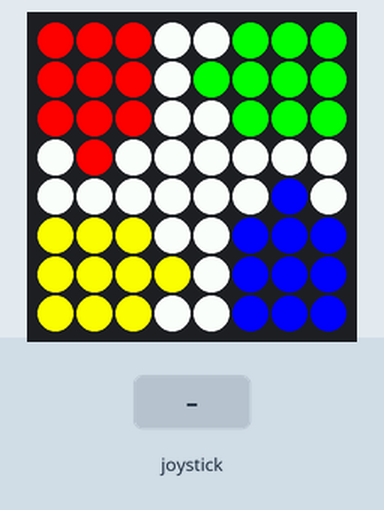
This program was run on a simulated Raspberry Pi (BCM pin numbers) with a Sense HAT. Shown: the Sense HAT's 8×8 RGB LED matrix. The inputs (shaded band) are chosen by the test bench. Random numbers come from a fixed seed; what the program prints to the terminal is not drawn.

Above: at 1.2 s.
1.3 s: joystick pushed up
At 3.3 s:
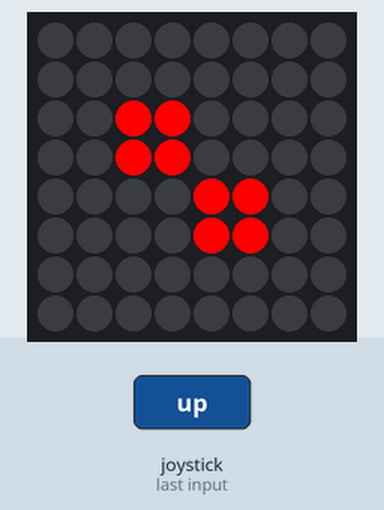
3.8 s: joystick pushed down
At 5.2 s:
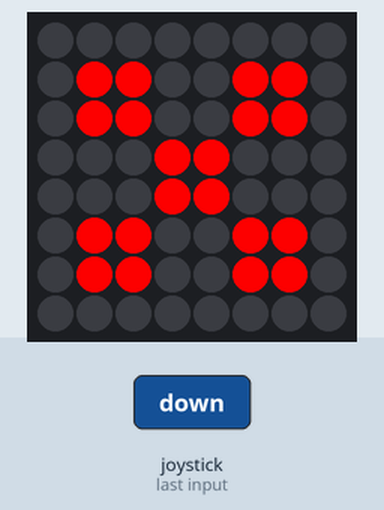
6.3 s: joystick pushed left
At 8.3 s:
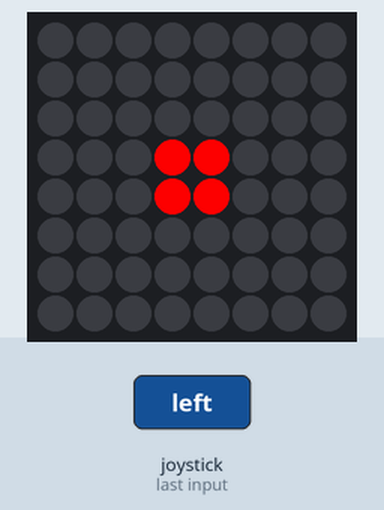
8.8 s: joystick pushed right
At 10.2 s:
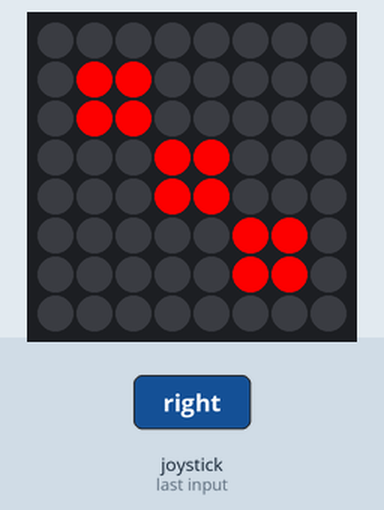
11.3 s: joystick clicked
At 11.67 s:
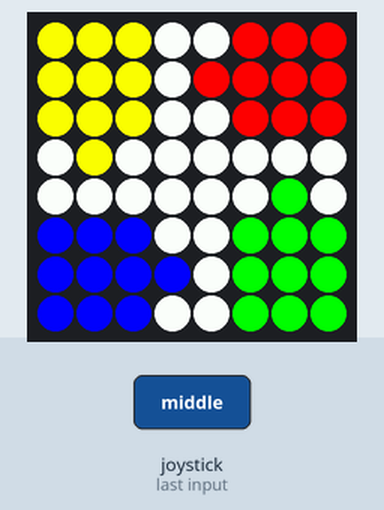
13.8 s: joystick pushed up
At 15.2 s:
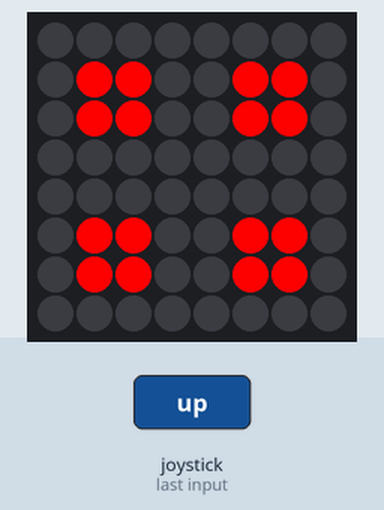
Timing chart, 0 to 16.8 s (numbered marks = the images above; inputs shaded):
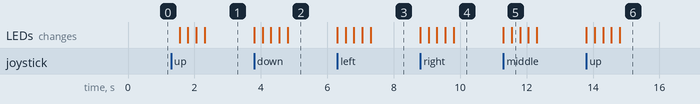

The program:

Dice_Roll_Joystick.py
```python
from sense_hat import SenseHat
import time
import random

sense = SenseHat()

def base_r():
    r = [255,0,0]
    g = [0,255,0]
    b = [0,0,255]
    y = [255,255,0]
    w = [255,255,255]
    image = [
            r,r,r,w,w,g,g,g,
            r,r,r,w,g,g,g,g,
            r,r,r,w,w,g,g,g,
            w,r,w,w,w,w,w,w,
            w,w,w,w,w,w,b,w,
            y,y,y,w,w,b,b,b,
            y,y,y,y,w,b,b,b,
            y,y,y,w,w,b,b,b
            ]
    sense.set_pixels(image)

def base_y():
    r = [255,0,0]
    g = [0,255,0]
    b = [0,0,255]
    y = [255,255,0]
    w = [255,255,255]
    image = [
            y,y,y,w,w,r,r,r,
            y,y,y,w,r,r,r,r,
            y,y,y,w,w,r,r,r,
            w,y,w,w,w,w,w,w,
            w,w,w,w,w,w,g,w,
            b,b,b,w,w,g,g,g,
            b,b,b,b,w,g,g,g,
            b,b,b,w,w,g,g,g
            ]
    sense.set_pixels(image)

def base_b():
    r = [255,0,0]
    g = [0,255,0]
    b = [0,0,255]
    y = [255,255,0]
    w = [255,255,255]
    image = [
            b,b,b,w,w,y,y,y,
            b,b,b,w,y,y,y,y,
            b,b,b,w,w,y,y,y,
            w,b,w,w,w,w,w,w,
            w,w,w,w,w,w,r,w,
            g,g,g,w,w,r,r,r,
            g,g,g,g,w,r,r,r,
            g,g,g,w,w,r,r,r
            ]
    sense.set_pixels(image)

def base_g():
    r = [255,0,0]
    g = [0,255,0]
    b = [0,0,255]
    y = [255,255,0]
    w = [255,255,255]
    image = [
            g,g,g,w,w,b,b,b,
            g,g,g,w,b,b,b,b,
            g,g,g,w,w,b,b,b,
            w,g,w,w,w,w,w,w,
            w,w,w,w,w,w,y,w,
            r,r,r,w,w,y,y,y,
            r,r,r,r,w,y,y,y,
            r,r,r,w,w,y,y,y
            ]
    sense.set_pixels(image)

def dice(num):
    e = [0,0,0]
    r = [255,0,0]
    if(num==1):
        image = [
            e,e,e,e,e,e,e,e,
            e,e,e,e,e,e,e,e,
            e,e,e,e,e,e,e,e,
            e,e,e,r,r,e,e,e,
            e,e,e,r,r,e,e,e,
            e,e,e,e,e,e,e,e,
            e,e,e,e,e,e,e,e,
            e,e,e,e,e,e,e,e
            ]
    elif(num==2):
        image = [
            e,e,e,e,e,e,e,e,
            e,e,e,e,e,e,e,e,
            e,e,r,r,e,e,e,e,
            e,e,r,r,e,e,e,e,
            e,e,e,e,r,r,e,e,
            e,e,e,e,r,r,e,e,
            e,e,e,e,e,e,e,e,
            e,e,e,e,e,e,e,e
            ]
    elif(num==3):
        image = [
            e,e,e,e,e,e,e,e,
            e,r,r,e,e,e,e,e,
            e,r,r,e,e,e,e,e,
            e,e,e,r,r,e,e,e,
            e,e,e,r,r,e,e,e,
            e,e,e,e,e,r,r,e,
            e,e,e,e,e,r,r,e,
            e,e,e,e,e,e,e,e
            ]
    elif(num==4):
        image = [
            e,e,e,e,e,e,e,e,
            e,r,r,e,e,r,r,e,
            e,r,r,e,e,r,r,e,
            e,e,e,e,e,e,e,e,
            e,e,e,e,e,e,e,e,
            e,r,r,e,e,r,r,e,
            e,r,r,e,e,r,r,e,
            e,e,e,e,e,e,e,e
            ]
    elif(num==5):
        image = [
            e,e,e,e,e,e,e,e,
            e,r,r,e,e,r,r,e,
            e,r,r,e,e,r,r,e,
            e,e,e,r,r,e,e,e,
            e,e,e,r,r,e,e,e,
            e,r,r,e,e,r,r,e,
            e,r,r,e,e,r,r,e,
            e,e,e,e,e,e,e,e
            ]
    else:
        image = [
            e,r,r,e,e,r,r,e,
            e,r,r,e,e,r,r,e,
            e,e,e,e,e,e,e,e,
            e,r,r,e,e,r,r,e,
            e,r,r,e,e,r,r,e,
            e,e,e,e,e,e,e,e,
            e,r,r,e,e,r,r,e,
            e,r,r,e,e,r,r,e
            ]
    sense.set_pixels(image)

try:
    base_r()
    print('\n\t[*] Use Joystick to roll the dice.\n')
    while True:
        event = sense.stick.wait_for_event()
        #print('\t->\tDirection: {}\tAction: {}'.format(event.direction,event.action))
        if event.direction in ["right", "up", "left", "down", "middle"] and event.action in ["pressed"]:
            base_r()
            time.sleep(0.25)
            base_y()
            time.sleep(0.25)
            base_b()
            time.sleep(0.25)
            base_g()
            time.sleep(0.25)
            dice(random.randint(1,6))
except KeyboardInterrupt:
    print('\n\n\t [*] Keyboard Interrupt. Aborting !!!\n')
    sense.clear()
```

Measured:
- after the input at 1.3 s, the LEDs: first change after 0.25 s (image 1 shows a later state)
- after the input at 3.8 s, the LEDs: first change at once (image 2 shows a later state)
- after the input at 6.3 s, the LEDs: first change at once (image 3 shows a later state)
- after the input at 8.8 s, the LEDs: first change at once (image 4 shows a later state)
- after the input at 11.3 s, the LEDs: first change at once (image 5 shows a later state)
- after the input at 13.8 s, the LEDs: first change at once (image 6 shows a later state)
